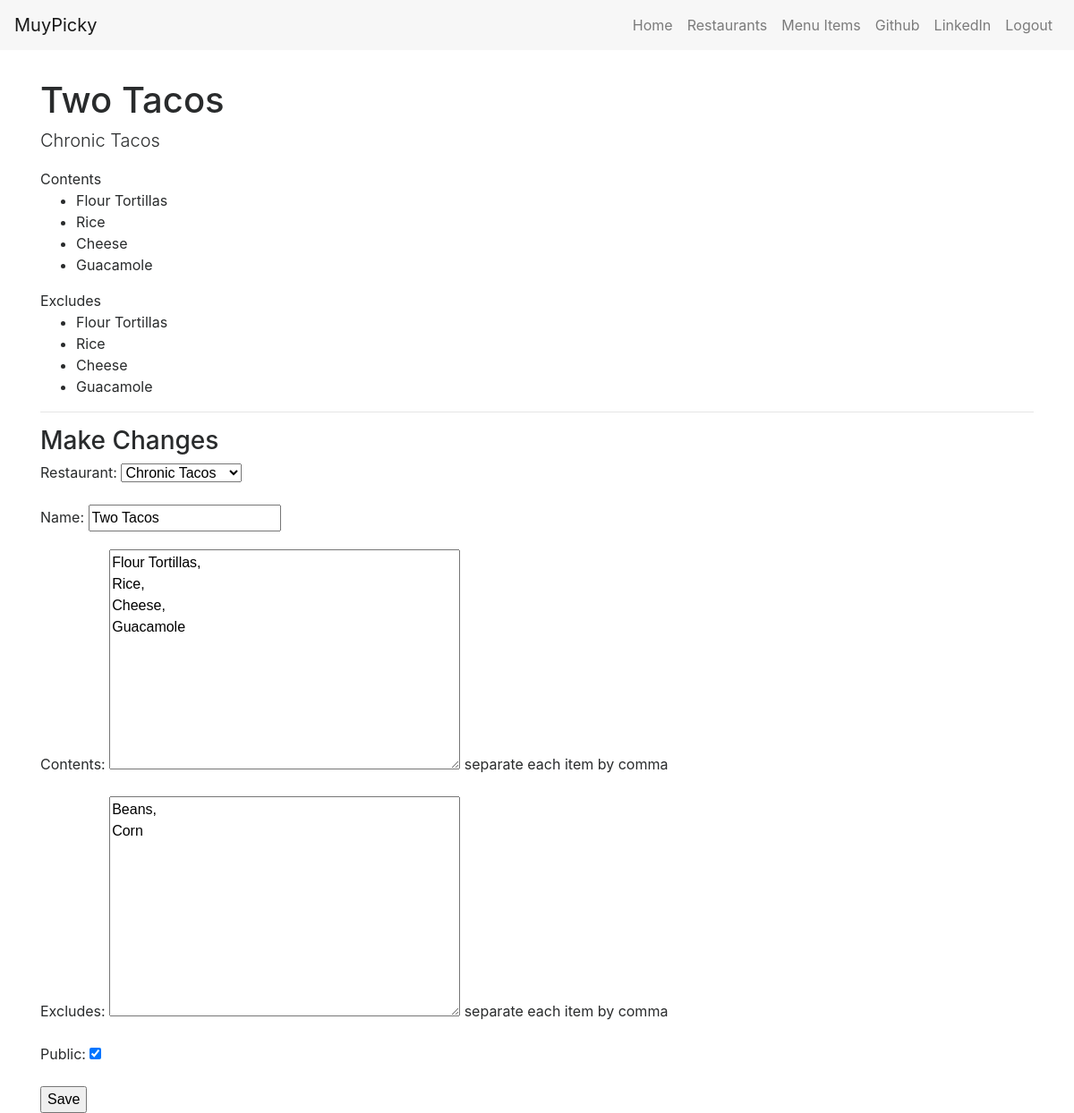
The app's page /items/2/ (signed in) with its own data.
### menus/models.py (models this page shows, shortened)
class Item(models.Model):
    user            = models.ForeignKey(settings.AUTH_USER_MODEL)
    restaurant      = models.ForeignKey(RestaurantLocation)
    name            = models.CharField(max_length=120)
    contents        = models.TextField(help_text="separate each item by comma")
    excludes        = models.TextField(blank=True, null=True, help_text="separate each item by comma")
    public          = models.BooleanField(default=True)
    timestamp       = models.DateTimeField(auto_now_add=True)
    updated         = models.DateTimeField(auto_now=True)
    class Meta:
        ordering = ['-updated', '-timestamp']
    def get_contents(self):
        return self.contents.split(',')
    def get_excludes(self):
        return self.contents.split(',')

### muyPicky/models.py (models this page shows, shortened)
class RestaurantLocation(models.Model):
    owner       = models.ForeignKey(User)
    name        = models.CharField(max_length = 100)
    location    = models.CharField(max_length=100, null=True, blank=True)
    category    = models.CharField(max_length=100, null=True, blank=True, validators=[validate_category])
    description = models.TextField(default="")
    timestamp   = models.DateTimeField(auto_now_add=True)
    updated     = models.DateTimeField(auto_now=True)
    slug        = models.SlugField(null=True, blank=True)
    objects = RestaurantLocationManager() #add Mode.objects.all
    def __str__(self):
        return self.name

### menus/views.py (the view)
# urls.py: url(r'^(?P<pk>\d+)/$', ItemUpdateView.as_view(), name='detail'),
class ItemUpdateView(LoginRequiredMixin, UpdateView):
    template_name = 'menus/detail-update.html'
    form_class = ItemForm
    def get_queryset(self):
        return Item.objects.filter(user=self.request.user)  # checks if user is authenticated
    def get_context_data(self, *args, **kwargs):
        context = super(ItemUpdateView, self).get_context_data(*args, *kwargs)
        context['title'] = 'Update Item'
        return context
    def get_form_kwargs(self):
        kwargs = super(ItemUpdateView, self).get_form_kwargs()
        kwargs['user'] = self.request.user
        return kwargs

### menus/forms.py
class ItemForm(forms.ModelForm):
    def __init__(self, user=None, *args, **kwargs):
        super(ItemForm, self).__init__(*args, **kwargs)
        self.fields['restaurant'].queryset = RestaurantLocation.objects.filter(owner=user)
    class Meta:
        model = Item
        fields = [
            'restaurant',
            'name',
            'contents',
            'excludes',
            'public'
        ]

### muyPicky/models.py (called while the page is built)
    def get_queryset(self):
        return RestaurantLocationQuerySet(self.model, using=self._db)

### templates/menus/detail-update.html (shortened to what this page needs)
{% extends 'base.html' %}
{% block content %}
    <h1>{{ form.instance.name }}</h1>
    <p class="lead">{{ form.instance.restaurant.name }}</p>
        {% if form.instance.contents %}
            Contents
            <ul>
                {% for item in form.instance.get_contents %}
                    <li>{{ item }}</li>
                {% endfor %}
            </ul>
        {% endif %}
        {% if form.instance.excludes %}
            Excludes
            <ul>
                {% for item in form.instance.get_excludes %}
                    <li>{{ item }}</li>
                {% endfor %}
            </ul>
        {% endif %}
    <hr />
    <h3>Make Changes</h3>
    {% include 'snippets/form-snippet.html' with form=form %}
{% endblock %}

### templates/snippets/form-snippet.html (shortened to what this page needs)
<form method="POST"> {% csrf_token %}
    {{ form.as_p }}
    <button type="submit">Save</button>
</form>

### records on screen
Item: instance.name "Two Tacos", instance.restaurant.name "Chronic Tacos", restaurant "Chronic Tacos", contents "Flour Tortillas, Rice, Cheese, Guacamole", excludes "Beans, Corn", public "☑"
RestaurantLocation: name "Two Tacos"

### other values on screen
{{ item }} "Flour Tortillas" "Rice" "Cheese" "Guacamole"
